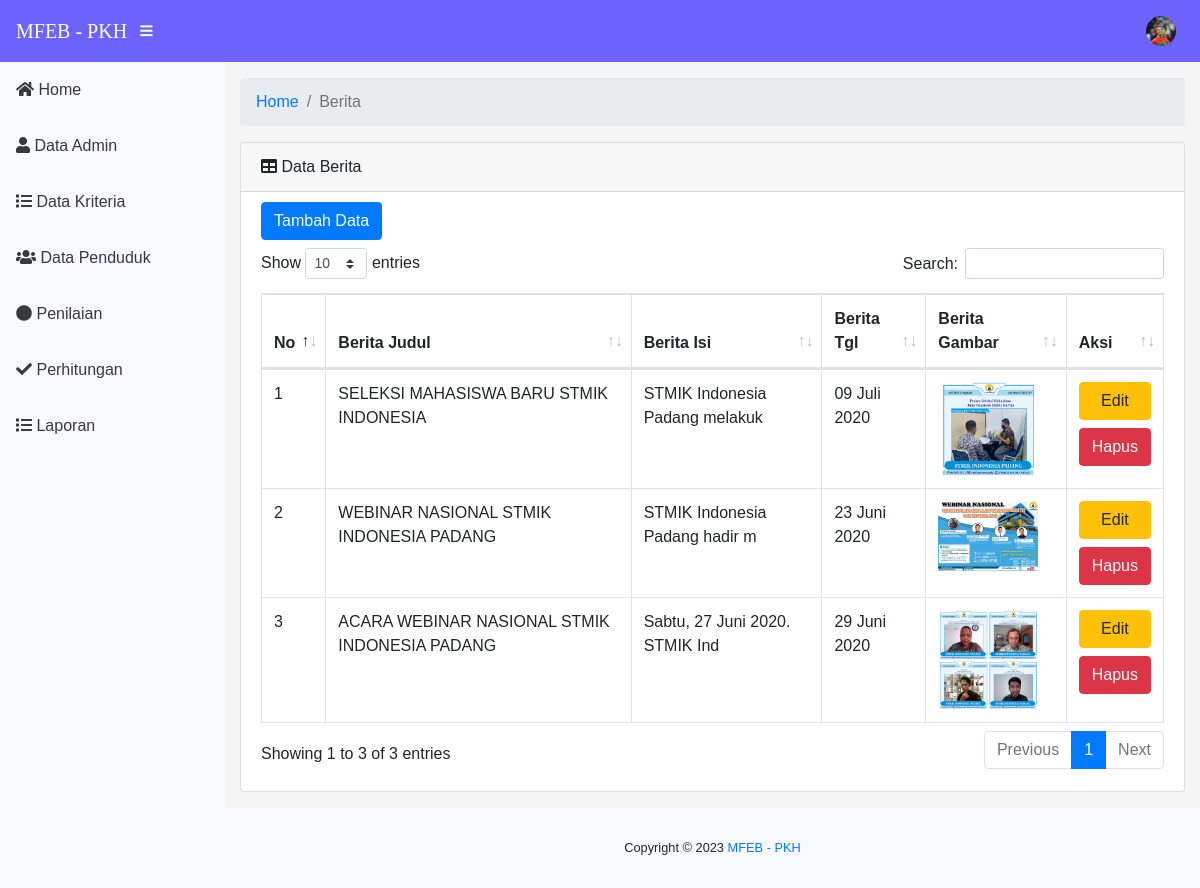
The app's page /berita.html (signed in) with its own data.
### tables this page shows
CREATE TABLE `tbl_berita` (
  `berita_id` int(11) NOT NULL,
  `berita_judul` varchar(100) NOT NULL,
  `berita_isi` text NOT NULL,
  `berita_tgl` date NOT NULL,
  `berita_gambar` text NOT NULL
);

### model/conn.php (called while the page is built, shortened)
<?php
$koneksi = new mysqli('localhost', 'root', '', 'mfep_pkh');
class conn
{
    function ambilData($query)
    {
        global $koneksi;
        $ambil = mysqli_query($koneksi, $query);
        $hasil = [];
        while ($pecah = mysqli_fetch_assoc($ambil)) {
            $hasil[] = $pecah;
        }
        return $hasil;
    }
}

### model/Db.php (called while the page is built, shortened)
<?php
include 'conn.php';
class Db extends conn
{
    public function tampilBerita()
    {
        return $this->ambilData("SELECT * FROM tbl_berita");
    }
}

### pages/berita/index.php (the view, shortened to what this page needs)
<?php
function TanggalIndo($date)
{
    $BulanIndo = array("Januari", "Februari", "Maret", "April", "Mei", "Juni", "Juli", "Agustus", "September", "Oktober", "November", "Desember");
    $tahun = substr($date, 0, 4);
    $bulan = substr($date, 5, 2);
    $tgl   = substr($date, 8, 2);
    $result = $tgl . " " . $BulanIndo[(int) $bulan - 1] . " " . $tahun;
    return ($result);
}
?>
<div class="container-fluid">
    <ol class="breadcrumb">
        <li class="breadcrumb-item">
            <a href="index.php">Home</a>
        </li>
        <li class="breadcrumb-item active">Berita</li>
    </ol>
    <div class="card mb-3">
        <div class="card-header">
            <i class="fas fa-table"></i>
            Data Berita</div>
        <div class="card-body">
            <a class="btn btn-primary mb-2" data-toggle="modal" data-target="#exampleModal" style="margin-top: -10px; " href="#">Tambah Data</a>
            <div class="table-responsive">
                <table class="table table-bordered" id="dataTable" width="100%" cellspacing="0">
                    <thead>
                        <tr>
                            <th>No</th>
                            <th>Berita Judul</th>
                            <th>Berita Isi</th>
                            <th>Berita Tgl</th>
                            <th>Berita Gambar</th>
                            <th>Aksi</th>
                        </tr>
                    </thead>
                    <tbody>
                        <?php $berita = $db->tampilBerita();
                        foreach ($berita as $no => $pecah) :
                        ?>
                            <tr>
                                <td><?= ++$no ?></td>
                                <td><?= $pecah['berita_judul'] ?></td>
                                <td><?= substr($pecah['berita_isi'], 0, 30) ?></td>
                                <td><?= TanggalIndo($pecah['berita_tgl'])  ?></td>
                                <td><img style="width: 100px;" src="images/berita/<?= $pecah['berita_gambar'] ?>" alt=""></td>
                                <td>
                                    <button type="button" onclick="tampilModal('<?= $pecah['berita_id'] ?>')" class="btn btn-warning btn-block mb-2">Edit</button>
                                    <a class="btn btn-danger" href="hapus-berita-<?= $pecah['berita_id']  ?>.html">Hapus</a>
                                </td>
                            </tr>
                        <?php endforeach ?>
                    </tbody>
                </table>
            </div>
        </div>
    </div>
</div>

### index.php (shortened to what this page needs)
<?php
include 'model/Db.php';
$db = new Db();
?>
<!DOCTYPE html>
<html lang="en">
<head>
  <?php include('components/head.php') ?>
</head>
<body id="page-top" style="background-color: whitesmoke;">
  <?php include 'components/top.navbar.php' ?>
  <div id="wrapper">
    <?php include 'components/sidebar.php' ?>
    <div id="content-wrapper">
      <?php include 'content.php' ?>
      <?php include 'components/footer.php' ?>
    </div>
  </div>
</body>
</html>

### components/head.php (shortened to what this page needs)
<link href="assets/vendor/fontawesome-free/css/all.min.css" rel="stylesheet" type="text/css">
<link href="assets/vendor/datatables/dataTables.bootstrap4.css" rel="stylesheet">
<link href="assets/css/sb-admin.css" rel="stylesheet">
<link rel="stylesheet" href="assets/css/login.css">

### components/top.navbar.php (shortened to what this page needs)
<nav class="navbar navbar-expand navbar-dark static-top" style="background-color: #6C63FF;">
  <a style="font-family: cursive; " class="navbar-brand mr-1" href="index.php">MFEB - PKH</a>
  <button class="btn btn-link btn-sm text-white order-1 order-sm-0" id="sidebarToggle" href="#">
    <i class="fas fa-bars"></i>
  </button>
  <ul class="navbar-nav ml-auto ml-md-0">
    <li class="nav-item dropdown no-arrow">
      <a class="nav-link dropdown-toggle" href="#" id="userDropdown" role="button" data-toggle="dropdown" aria-haspopup="true" aria-expanded="false">
        <?php
        $fotoadmin = $_SESSION['admin']['admin_foto'];
        ?>
        <img style="width: 30px;" class=" rounded-circle" src="images/admin/<?php echo $fotoadmin ?>" alt="">
      </a>
    </li>
  </ul>
</nav>

### components/sidebar.php
<ul class="sidebar navbar-nav" style="background-color: ghostwhite;">
    <li class="nav-item ">
        <a class="nav-link text-dark" href="home.html">
            <i class="fas fa-home"></i>
            <span>Home</span>
        </a>
    </li>
    <li class="nav-item ">
        <a class="nav-link text-dark" href="admin.html">
            <i class="fa fa-user"></i>
            <span>Data Admin</span>
        </a>
    </li>
    <li class="nav-item ">
        <a class="nav-link text-dark" href="kriteria.html">
            <i class="fa fa-list"></i>
            <span>Data Kriteria</span>
        </a>
    </li>
    <li class="nav-item ">
        <a class="nav-link text-dark" href="penduduk.html">
            <i class="fa fa-users"></i>
            <span>Data Penduduk</span>
        </a>
    </li>
    <li class="nav-item ">
        <a class="nav-link text-dark" href="penilaian.html">
            <i class="fa fa-circle"></i>
            <span>Penilaian</span>
        </a>
    </li>
    <li class="nav-item ">
        <a class="nav-link text-dark" href="perhitungan.html">
            <i class="fa fa-check"></i>
            <span>Perhitungan</span>
        </a>
    </li>
    <li class="nav-item ">
        <a class="nav-link text-dark" href="laporan.html">
            <i class="fa fa-list"></i>
            <span>Laporan</span>
        </a>
    </li>
</ul>

### content.php
<?php
if (!empty($_GET["page"])) {
    include_once($_GET["page"] . ".php");
} else {
    include "home.php";
}

### components/footer.php
<footer id="baruak" class="sticky-footer " style="background-color: ghostwhite;">
    <div class="container my-auto ">
        <div class="copyright text-center my-auto">
            <span>Copyright © <?php echo date('Y'); ?> <a href="https://www.instagram.com//" target="_blank">MFEB - PKH</a> </span>
        </div>
    </div>
</footer>

### assets/css/login.css (style rules this page uses)
body { font-family: "Karla", sans-serif; background-color: #d0d0ce; min-height: 100vh; }

### records on screen
tbl_berita: berita_judul "SELEKSI MAHASISWA BARU STMIK INDONESIA", berita_isi "STMIK Indonesia Padang melakuk", berita_tgl "09 Juli 2020", berita_gambar (picture)
tbl_berita: berita_judul "WEBINAR NASIONAL STMIK INDONESIA PADANG", berita_isi "STMIK Indonesia Padang hadir m", berita_tgl "23 Juni 2020", berita_gambar (picture)
tbl_berita: berita_judul "ACARA WEBINAR NASIONAL STMIK INDONESIA PADANG", berita_isi "Sabtu, 27 Juni 2020. STMIK Ind", berita_tgl "29 Juni 2020", berita_gambar (picture)
